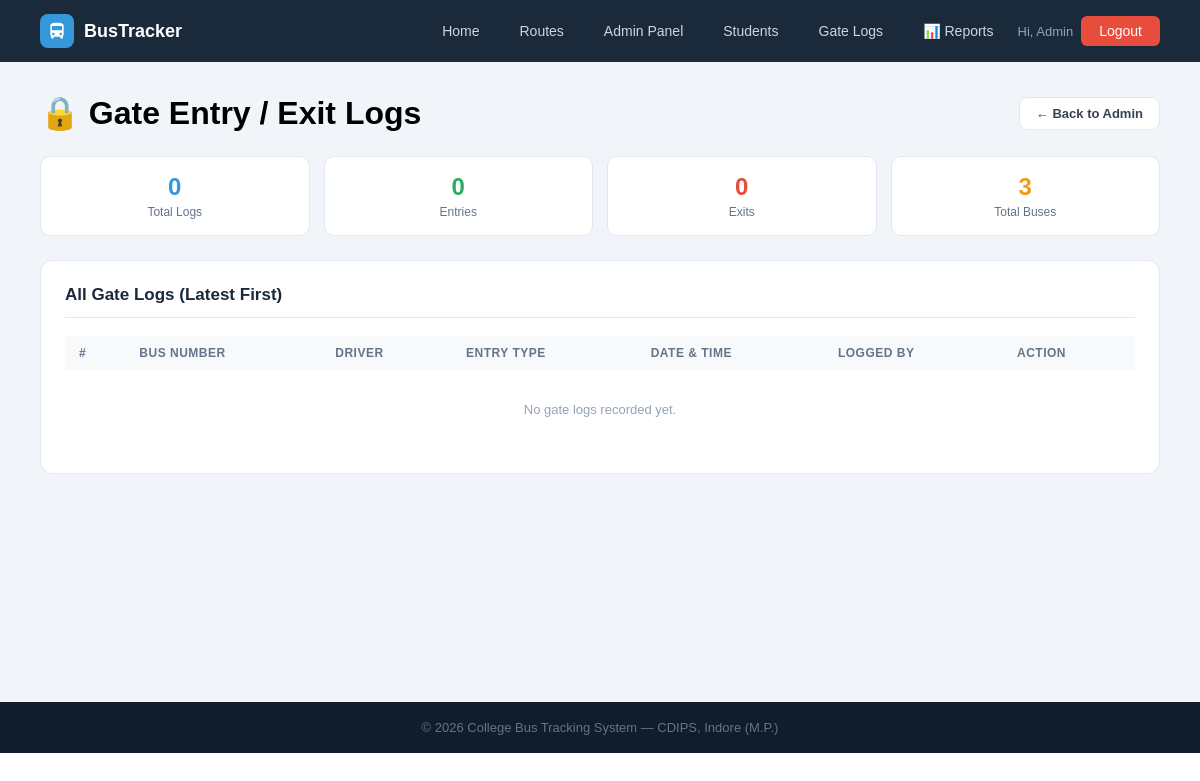
Page /admin/gate-logs (signed in) on the earlier database version.
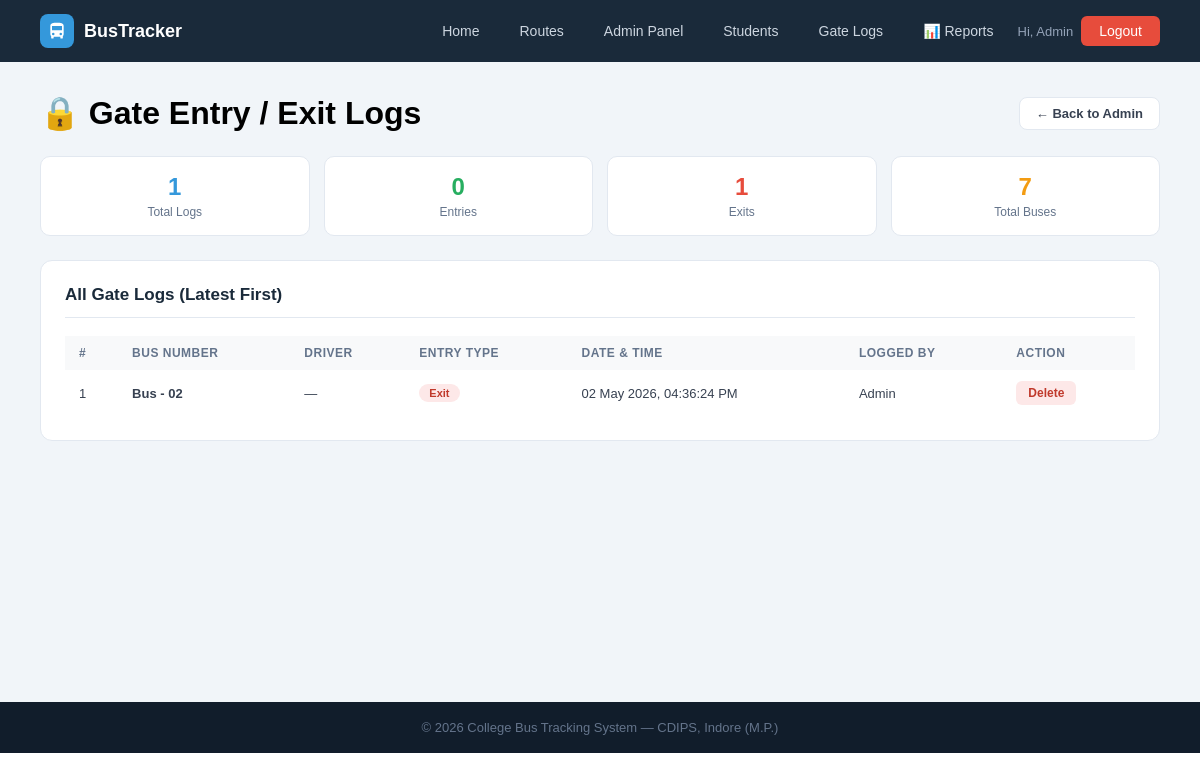
Same page on the later database version.
### tables this page shows
CREATE TABLE gate_logs (
        id INTEGER PRIMARY KEY AUTOINCREMENT,
        bus_id INTEGER, bus_number TEXT, entry_type TEXT,
        log_time TIMESTAMP DEFAULT CURRENT_TIMESTAMP,
        noted_by TEXT DEFAULT 'System',
        FOREIGN KEY(bus_id) REFERENCES buses(id));

### app.py (the view)
@app.route('/admin/gate-logs')
@admin_required
def gate_logs_page():
    db=get_db()
    logs=db.execute('''SELECT gl.*,b.driver_name FROM gate_logs gl
                       LEFT JOIN buses b ON gl.bus_id=b.id ORDER BY gl.log_time DESC''').fetchall()
    buses=db.execute("SELECT * FROM buses").fetchall()
    db.close(); return render_template('gate_logs.html', logs=logs, buses=buses)

### app.py (called while the page is built, shortened)
def get_db():
    conn = sqlite3.connect(DB)
    conn.row_factory = sqlite3.Row
    return conn

def admin_required(f):
    @wraps(f)
    def dec(*a, **kw):
        if 'admin' not in session:
            flash('Admin access required.', 'error')
            return redirect(url_for('admin_login'))
        return f(*a, **kw)
    return dec

@app.context_processor
def inject_notifications():
    return dict(notifications=[], unread_count=0)

### templates/gate_logs.html (shortened to what this page needs)
{% extends "base.html" %}
{% block content %}
<div class="page">
    <div class="page-header-row">
        <h1>🔒 Gate Entry / Exit Logs</h1>
        <a href="{{ url_for('admin_dashboard') }}" class="back-btn">← Back to Admin</a>
    </div>
    {% set entries = logs|selectattr('entry_type','equalto','Entry')|list %}
    {% set exits   = logs|selectattr('entry_type','equalto','Exit')|list %}
    <div class="summary">
        <div class="sum-card"><div class="num" style="color:#3498db">{{ logs|length }}</div><div class="lbl">Total Logs</div></div>
        <div class="sum-card"><div class="num" style="color:#27ae60">{{ entries|length }}</div><div class="lbl">Entries</div></div>
        <div class="sum-card"><div class="num" style="color:#e74c3c">{{ exits|length }}</div><div class="lbl">Exits</div></div>
        <div class="sum-card"><div class="num" style="color:#f39c12">{{ buses|length }}</div><div class="lbl">Total Buses</div></div>
    </div>
    <div class="panel">
        <h2>All Gate Logs (Latest First)</h2>
        <table>
            <thead>
                <tr><th>#</th><th>Bus Number</th><th>Driver</th><th>Entry Type</th><th>Date &amp; Time</th><th>Logged By</th><th>Action</th></tr>
            </thead>
            <tbody>
            {% for l in logs %}
            <tr>
                <td>{{ loop.index }}</td>
                <td><b>{{ l.bus_number }}</b></td>
                <td>{{ l.driver_name or '—' }}</td>
                <td>
                    <span class="badge {{ 'badge-in' if l.entry_type == 'Entry' else 'badge-out' }}">
                        {{ l.entry_type }}
                    </span>
                </td>
                <td>{{ l.log_time }}</td>
                <td>{{ l.noted_by }}</td>
                <td>
                    <a href="{{ url_for('delete_gate_log', lid=l.id) }}"
                       onclick="return confirm('Are you sure you want to delete this gate log entry?')"
                       class="btn-sm btn-danger">Delete</a>
                </td>
            </tr>
            {% else %}
            <tr><td colspan="7" style="text-align:center;color:#94a3b8;padding:32px">No gate logs recorded yet.</td></tr>
            {% endfor %}
            </tbody>
        </table>
    </div>
</div>
{% endblock %}

### templates/base.html (shortened to what this page needs)
<!DOCTYPE html>
<html lang="en">
<head>
    <link rel="stylesheet" href="{{ url_for('static', filename='css/style.css') }}">
</head>
<body>
<nav>
    <div class="nav-logo">
        <div class="nav-logo-icon">
            <svg viewBox="0 0 24 24"><path d="M4 16c0 .88.39 1.67 1 2.22V20a1 1 0 001 1h1a1 1 0 001-1v-1h8v1a1 1 0 001 1h1a1 1 0 001-1v-1.78c.61-.55 1-1.34 1-2.22V6c0-3.5-3.58-4-8-4S4 2.5 4 6v10zm3.5 1a1.5 1.5 0 110-3 1.5 1.5 0 010 3zm9 0a1.5 1.5 0 110-3 1.5 1.5 0 010 3zM6 6h12v5H6V6z"/></svg>
        </div>
        <span>BusTracker</span>
    </div>
    <div class="nav-links">
        <a href="{{ url_for('home') }}">Home</a>
        <a href="{{ url_for('routes_page') }}">Routes</a>
        {% if 'admin' in session or 'student' in session %}
            {% if 'admin' in session %}
                <a href="{{ url_for('admin_dashboard') }}">Admin Panel</a>
                <a href="{{ url_for('students_list') }}">Students</a>
                <a href="{{ url_for('gate_logs_page') }}">Gate Logs</a>
                <a href="{{ url_for('admin_reports') }}">📊 Reports</a>
            {% endif %}
            <span style="color:#94a3b8;font-size:13px">
                Hi,
                {% if 'admin' in session %}
                {{ session['admin']['name'] }}
                {% else %}
                {{ session['student']['name'] }}
                {% endif %}
            </span>
            {% if 'admin' in session %}
            <a href="/logout/admin" class="btn-danger">Logout</a>
            {% else %}
            <a href="/logout/student" class="btn-danger">Logout</a>
            {% endif %}
        {% endif %}
    </div>
</nav>
{% block content %}{% endblock %}
<footer><p>© 2026 College Bus Tracking System — CDIPS, Indore (M.P.)</p></footer>
</body>
</html>

Differences in the rows shown:
added gate_logs: admin.name "Admin", bus_number "Bus - 02", driver_name "—", entry_type "Exit", log_time "02 May 2026, 04:36:24 PM", noted_by "Admin"
Other differences:
{{ logs|length }}: "0" → "1"
{{ exits|length }}: "0" → "1"
{{ buses|length }}: "3" → "7"
{{ session['admin']['name'] }}: "Admin" → (not shown)
text no longer shown: "No gate logs recorded yet."
